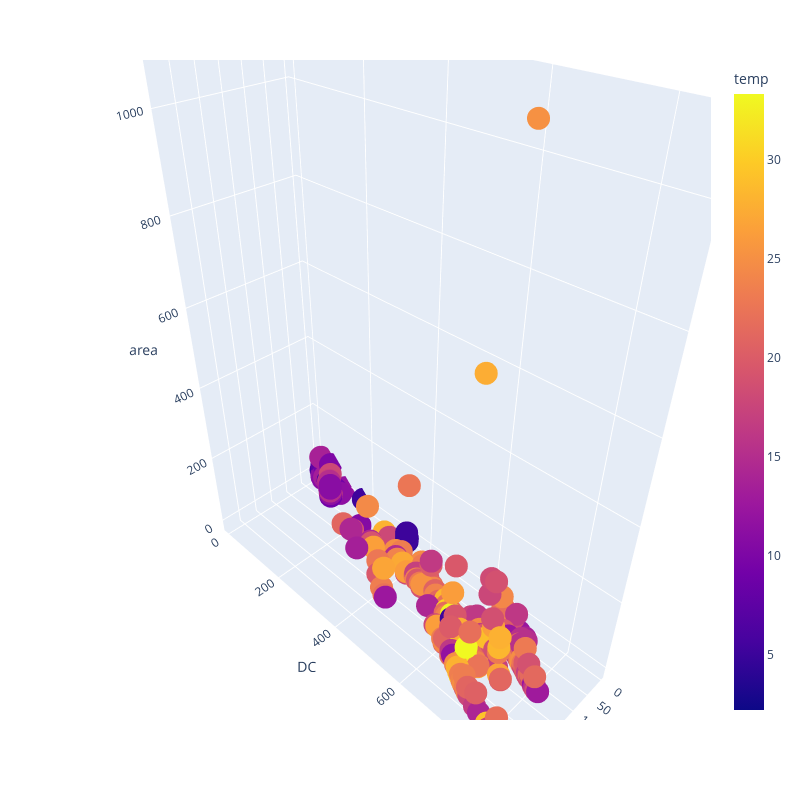

The notebook cell this image was saved under:
### Markdown cell above
## analyzing data

### Code cell
import plotly.express as px
fig = px.scatter_3d(df,x = 'DMC', y = 'DC', z= 'area',color='temp', width=800, height=800)
fig.show()

### Figure 1 — Plotly figure (JSON) as saved in the notebook; plotly's stock layout.template omitted (floating-point values rounded to 4 significant figures; data arrays with more than 128 entries replaced by an {"elided": "..."} marker saying what was removed)
{"data": [{"hovertemplate": "DMC=%{x}<br>DC=%{y}<br>area=%{z}<br>temp=%{marker.color}<extra></extra>", "legendgroup": "", "marker": {"color": {"elided": "517 float values"}, "coloraxis": "coloraxis", "symbol": "circle"}, "mode": "markers", "name": "", "scene": "scene", "showlegend": false, "type": "scatter3d", "x": {"elided": "517 float values"}, "y": {"elided": "517 float values"}, "z": {"elided": "517 float values"}}], "layout": {"coloraxis": {"colorbar": {"title": {"text": "temp"}}, "colorscale": [[0, "#0d0887"], [0.1111, "#46039f"], [0.2222, "#7201a8"], [0.3333, "#9c179e"], [0.4444, "#bd3786"], [0.5556, "#d8576b"], [0.6667, "#ed7953"], [0.7778, "#fb9f3a"], [0.8889, "#fdca26"], [1, "#f0f921"]]}, "height": 800, "legend": {"tracegroupgap": 0}, "margin": {"t": 60}, "scene": {"domain": {"x": [0, 1], "y": [0, 1]}, "xaxis": {"title": {"text": "DMC"}}, "yaxis": {"title": {"text": "DC"}}, "zaxis": {"title": {"text": "area"}}}, "width": 800}}
